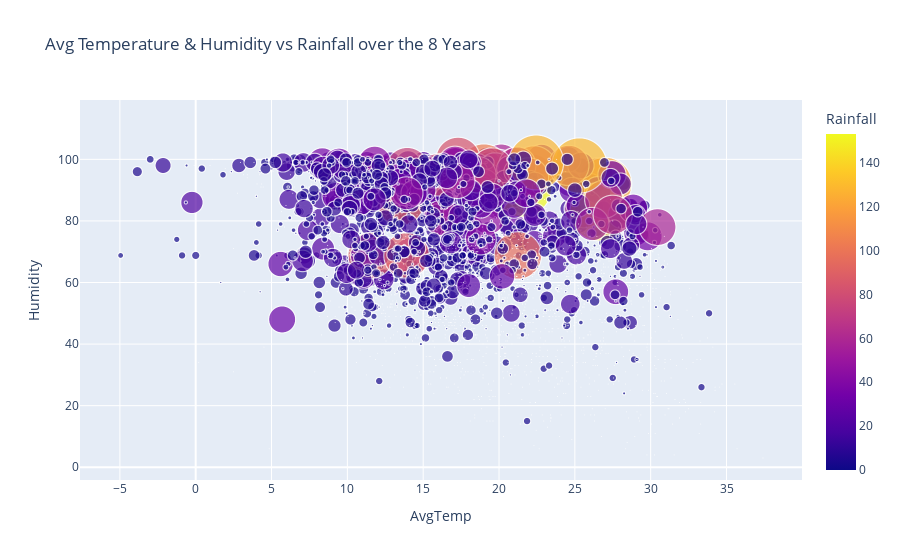

The code cell stored with this chart in its notebook:
### Markdown cell above
### Scatter plot - Avg Temperature & Humidity vs Rainfall over the 8 Years

### Code cell
forth_plot=fig = px.scatter(df_group, x="AvgTemp", y="Humidity9am",
         size="Rainfall", color="Rainfall",
                 hover_name="AvgTemp", size_max=60,title = 'Avg Temperature & Humidity vs Rainfall over the 8 Years',labels=dict(Humidity9am="Humidity") )
fig.show()

### Figure 1 — Plotly figure (JSON) as saved in the notebook; plotly's stock layout.template omitted (floating-point values rounded to 4 significant figures; data arrays with more than 128 entries replaced by an {"elided": "..."} marker saying what was removed)
{"data": [{"hovertemplate": "<b>%{hovertext}</b><br><br>AvgTemp=%{x}<br>Humidity=%{y}<br>Rainfall=%{marker.color}<extra></extra>", "hovertext": {"elided": "4416 float values"}, "legendgroup": "", "marker": {"color": {"elided": "4416 float values"}, "coloraxis": "coloraxis", "size": {"elided": "4416 float values"}, "sizemode": "area", "sizeref": 0.04256, "symbol": "circle"}, "mode": "markers", "name": "", "showlegend": false, "type": "scattergl", "x": {"elided": "4416 float values"}, "xaxis": "x", "y": {"elided": "4416 float values"}, "yaxis": "y"}], "layout": {"coloraxis": {"colorbar": {"title": {"text": "Rainfall"}}, "colorscale": [[0, "#0d0887"], [0.1111, "#46039f"], [0.2222, "#7201a8"], [0.3333, "#9c179e"], [0.4444, "#bd3786"], [0.5556, "#d8576b"], [0.6667, "#ed7953"], [0.7778, "#fb9f3a"], [0.8889, "#fdca26"], [1, "#f0f921"]]}, "legend": {"itemsizing": "constant", "tracegroupgap": 0}, "title": {"text": "Avg Temperature & Humidity vs Rainfall over the 8 Years"}, "xaxis": {"anchor": "y", "domain": [0, 1], "title": {"text": "AvgTemp"}}, "yaxis": {"anchor": "x", "domain": [0, 1], "title": {"text": "Humidity"}}}}
